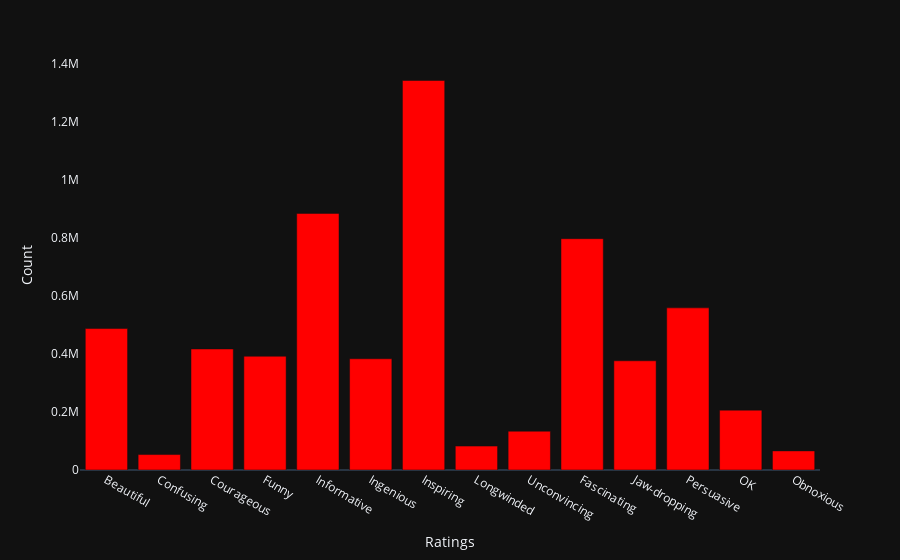

Notebook source saved alongside this figure:
### Code cell
rating_count = pd.DataFrame(rating.groupby(['id','name'])['count'].sum()).reset_index()

fig = px.bar(rating_count, x = 'name', y = 'count', color_discrete_sequence = ['red'])
fig.update_layout(
    template= 'plotly_dark')
fig.update_yaxes(showgrid=False,visible=True, title="Count")
fig.update_xaxes(title = 'Ratings')
fig.show()

### Figure 1 — Plotly figure (JSON) as saved in the notebook; plotly's stock layout.template omitted (floating-point values rounded to 4 significant figures)
{"data": [{"alignmentgroup": "True", "hovertemplate": "name=%{x}<br>count=%{y}<extra></extra>", "legendgroup": "", "marker": {"color": "red", "pattern": {"shape": ""}}, "name": "", "offsetgroup": "", "orientation": "v", "showlegend": false, "textposition": "auto", "type": "bar", "x": ["Beautiful", "Confusing", "Courageous", "Funny", "Informative", "Ingenious", "Inspiring", "Longwinded", "Unconvincing", "Fascinating", "Jaw-dropping", "Persuasive", "OK", "Obnoxious"], "xaxis": "x", "y": [487349, 53229, 417101, 391997, 884139, 383227, 1342098, 82384, 133716, 797086, 376293, 558645, 206219, 65868], "yaxis": "y"}], "layout": {"barmode": "relative", "legend": {"tracegroupgap": 0}, "margin": {"t": 60}, "xaxis": {"anchor": "y", "domain": [0, 1], "title": {"text": "Ratings"}}, "yaxis": {"anchor": "x", "domain": [0, 1], "showgrid": false, "title": {"text": "Count"}, "visible": true}}}
